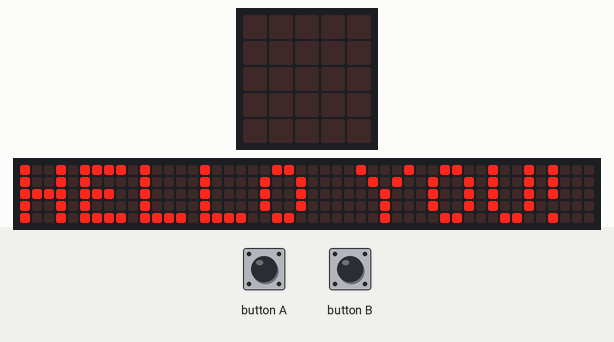
Recording of a program running on a simulated BBC micro:bit running MicroPython. Shown: the board's 5×5 LED display, a strip that is not on the board, showing the scrolling text unrolled. The inputs (shaded band) are chosen by the test bench. The 48×5 strip is a reading aid, not a part: it shows the text the display is scrolling, unrolled, one strip-width of it at a time.

Above: at 7.4 s.
8.9 s: button A pressed for 0.15 s
At 8.97 s:
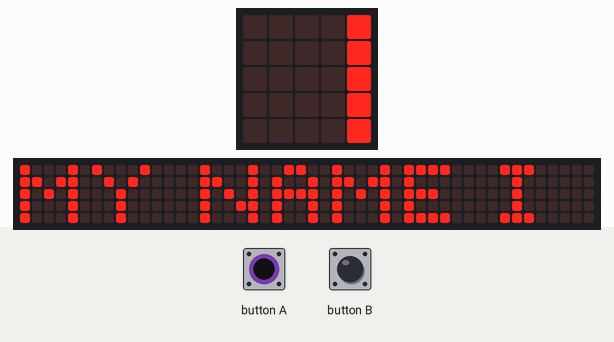
At 20.8 s:
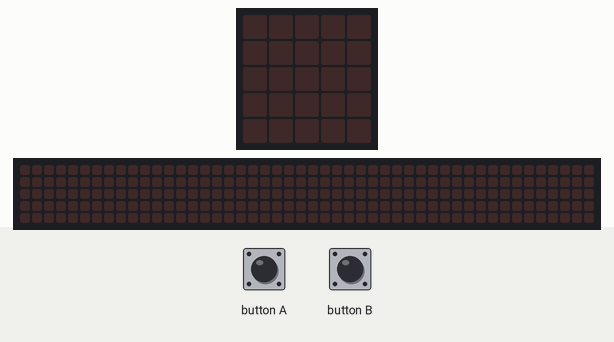

Measured:
- after the input at 8.9 s, the display: changes at once (image 1)

The program:

microbit_program.py
```python
# Add your Python code here. E.g.
from microbit import *


display.scroll('HELLO YOU!')
while True:
    if button_a.is_pressed():
        display.scroll('MY NAME IS DION')
    if button_b.is_pressed():
        SPIDER = Image("90009:"
             "99999:"
             "09990:"
             "99099:"
             "90009")

        display.show(SPIDER)

display.clear()
```
